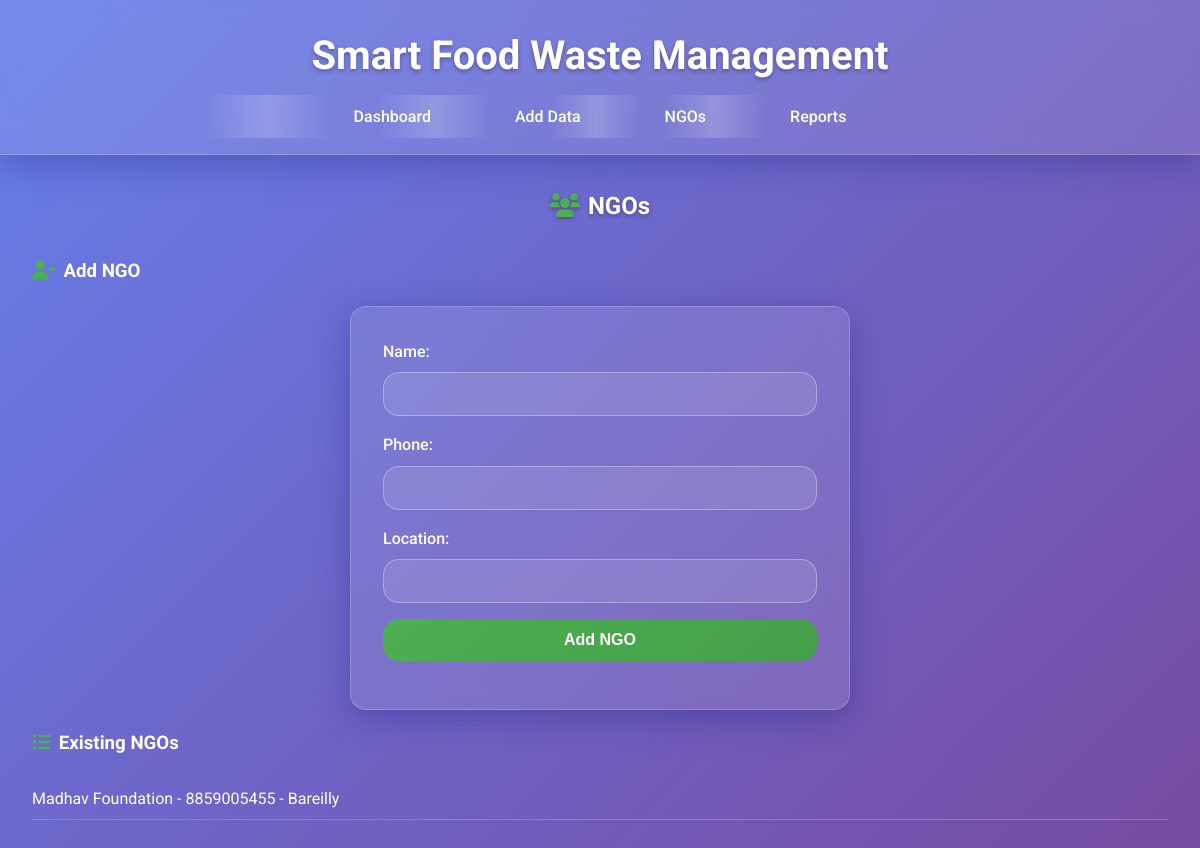
The app's page /ngos with its own data.
### tables this page shows
CREATE TABLE ngos (
        id INTEGER PRIMARY KEY AUTOINCREMENT,
        name TEXT NOT NULL,
        phone TEXT NOT NULL,
        location TEXT NOT NULL
    );

### app.py (the view)
@app.route('/ngos')
def ngos():
    ngo_list = get_ngos()
    return render_template('ngos.html', ngos=ngo_list)

### models.py (called while the page is built)
def get_ngos():
    conn = sqlite3.connect('smart_food.db')
    c = conn.cursor()
    c.execute('SELECT * FROM ngos')
    ngos = c.fetchall()
    conn.close()
    return ngos

### templates/ngos.html (shortened to what this page needs)
<!DOCTYPE html>
<html lang="en">
    <head>
        <link rel="stylesheet" href="{{ url_for('static', filename='css/style.css') }}">
        <link rel="stylesheet" href="https://cdnjs.cloudflare.com/ajax/libs/font-awesome/6.0.0/css/all.min.css">
    </head>
    <body>
        <header>
            <h1>Smart Food Waste Management</h1>
            <nav>
                <a href="{{ url_for('dashboard') }}">Dashboard</a>
                <a href="{{ url_for('add_data') }}">Add Data</a>
                <a href="{{ url_for('ngos') }}">NGOs</a>
                <a href="{{ url_for('reports') }}">Reports</a>
            </nav>
        </header>
        <main>
            <h2><i class="fas fa-users" style="color: var(--primary-color); margin-right: 0.5rem;"></i>NGOs</h2>
            <h3><i class="fas fa-user-plus" style="color: var(--primary-color); margin-right: 0.5rem;"></i>Add NGO</h3>
            <form method="POST" action="{{ url_for('add_ngo_route') }}">
                <label for="name">Name:</label>
                <input type="text" name="name" id="name" required><br>
                <label for="phone">Phone:</label>
                <input type="text" name="phone" id="phone" required><br>
                <label for="location">Location:</label>
                <input type="text" name="location" id="location" required><br>
                <button type="submit">Add NGO</button>
            </form>
            <h3><i class="fas fa-list" style="color: var(--primary-color); margin-right: 0.5rem;"></i>Existing NGOs</h3>
            <ul>
                {% for ngo in ngos %}
                <li>{{ ngo[1] }} - {{ ngo[2] }} - {{ ngo[3] }}</li>
                {% endfor %}
            </ul>
        </main>
    </body>
</html>

### static/css/style.css (style rules this page uses)
:root { --primary-color: #4caf50; --secondary-color: #ff9800; --background-color: linear-gradient(135deg, #667eea 0%, #764ba2 100%); --card-background: rgba(255, 255, 255, 0.1); --text-color: #ffffff; --shadow: 0 8px 32px rgba(31, 38, 135, 0.37); --border-radius: 16px; --glow: 0 0 20px rgba(76, 175, 80, 0.5); }
* { box-sizing: border-box; }
body { font-family: "Roboto", sans-serif; margin: 0; padding: 0; background: var(--background-color); background-attachment: fixed; color: var(--text-color); line-height: 1.6; min-height: 100vh; }
header { background: rgba(255, 255, 255, 0.1); backdrop-filter: blur(10px); -webkit-backdrop-filter: blur(10px); color: white; padding: 1.5rem 2rem; text-align: center; box-shadow: var(--shadow); border-bottom: 1px solid rgba(255, 255, 255, 0.2); }
header h1 { margin: 0; font-size: 2.5rem; font-weight: 700; text-shadow: 0 2px 4px rgba(0, 0, 0, 0.3); animation: fadeInUp 1s ease-out; }
nav { margin-top: 1rem; }
nav a { color: white; margin: 0 1rem; text-decoration: none; padding: 0.75rem 1.5rem; border-radius: var(--border-radius); transition: all 0.3s ease; font-weight: 500; position: relative; overflow: hidden; }
nav a::before { content: ""; position: absolute; top: 0; left: -100%; width: 100%; height: 100%; background: linear-gradient( 90deg, transparent, rgba(255, 255, 255, 0.2), transparent ); transition: left 0.5s; }
main { max-width: 1200px; margin: 2rem auto; padding: 0 2rem; }
h2 { color: var(--text-color); font-weight: 700; margin-bottom: 2rem; text-align: center; text-shadow: 0 2px 4px rgba(0, 0, 0, 0.3); animation: fadeInUp 1s ease-out 0.2s both; }
form { background: var(--card-background); backdrop-filter: blur(10px); -webkit-backdrop-filter: blur(10px); padding: 2rem; border-radius: var(--border-radius); box-shadow: var(--shadow); max-width: 500px; margin: 0 auto; border: 1px solid rgba(255, 255, 255, 0.2); transition: all 0.3s ease; }
label { display: block; margin-bottom: 0.5rem; font-weight: 500; color: var(--text-color); }
input, select, button { width: 100%; padding: 0.75rem; margin-bottom: 1rem; border: 1px solid rgba(255, 255, 255, 0.3); border-radius: var(--border-radius); font-size: 1rem; transition: all 0.3s ease; background: rgba(255, 255, 255, 0.1); color: var(--text-color); }
input::placeholder, select { color: rgba(255, 255, 255, 0.7); }
button { background: linear-gradient(135deg, var(--primary-color), #45a049); color: white; border: none; cursor: pointer; font-weight: 600; transition: all 0.3s ease; position: relative; overflow: hidden; }
button::before { content: ""; position: absolute; top: 0; left: -100%; width: 100%; height: 100%; background: linear-gradient( 90deg, transparent, rgba(255, 255, 255, 0.2), transparent ); transition: left 0.5s; }
ul { list-style: none; padding: 0; }
ul li { padding: 0.5rem 0; border-bottom: 1px solid rgba(255, 255, 255, 0.2); transition: background-color 0.3s ease; }

### records on screen
ngos: name "Madhav Foundation", phone "8859005455", location "Bareilly"
